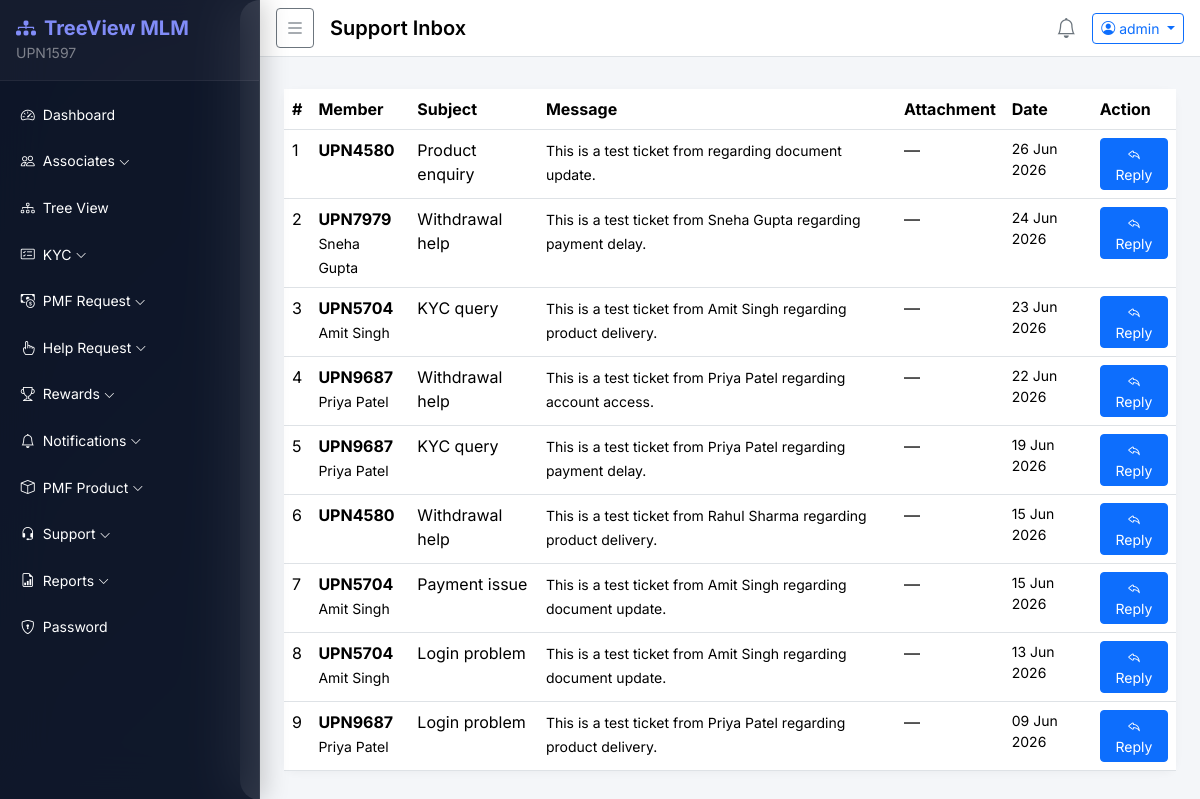
Page /support/admin/inbox/ (signed in) on the committed database.
### accounts/models.py (models this page shows, shortened)
class User(AbstractBaseUser, PermissionsMixin):
    STATUS_CHOICES = [('active', 'Active'), ('inactive', 'Inactive'), ('pending', 'Pending')]
    member_id   = models.CharField(max_length=20, unique=True, default=generate_member_id)
    sponsor_id  = models.CharField(max_length=20, blank=True, null=True)
    username    = models.CharField(max_length=150, unique=True)
    email       = models.EmailField(unique=True)
    mobile      = models.CharField(max_length=15, blank=True)
    status      = models.CharField(max_length=10, choices=STATUS_CHOICES, default='pending')
    is_active   = models.BooleanField(default=True)
    is_staff    = models.BooleanField(default=False)
    plain_password = models.CharField(max_length=128, blank=True)  # stored for admin view
    created_at  = models.DateTimeField(default=timezone.now)
    objects = UserManager()
    USERNAME_FIELD = 'username'
    REQUIRED_FIELDS = ['email']
    class Meta:
        db_table = 'users'
    def get_full_name(self):
        profile = getattr(self, 'profile', None)
        if profile:
            return f"{profile.first_name} {profile.last_name}".strip()
        return self.username

class UserProfile(models.Model):
    user         = models.OneToOneField(User, on_delete=models.CASCADE, related_name='profile')
    first_name   = models.CharField(max_length=100, blank=True)
    last_name    = models.CharField(max_length=100, blank=True)
    address      = models.TextField(blank=True)
    city         = models.CharField(max_length=100, blank=True)
    state        = models.CharField(max_length=100, blank=True)
    country      = models.CharField(max_length=100, blank=True, default='India')
    pincode      = models.CharField(max_length=10, blank=True)
    profile_image = models.ImageField(upload_to='profiles/', blank=True, null=True)
    bank_name    = models.CharField(max_length=150, blank=True)
    account_holder = models.CharField(max_length=150, blank=True)
    account_number = models.CharField(max_length=50, blank=True)
    ifsc_code    = models.CharField(max_length=20, blank=True)
    gpay         = models.CharField(max_length=20, blank=True)
    phonepe      = models.CharField(max_length=20, blank=True)
    paytm        = models.CharField(max_length=20, blank=True)
    upi_id       = models.CharField(max_length=50, blank=True)
    class Meta:
        db_table = 'user_profiles'

### support/models.py (models this page shows, shortened)
class SupportTicket(models.Model):
    STATUS_CHOICES = [('open', 'Open'), ('replied', 'Replied'), ('closed', 'Closed')]
    user       = models.ForeignKey(settings.AUTH_USER_MODEL, on_delete=models.CASCADE, related_name='tickets')
    subject    = models.CharField(max_length=255)
    message    = models.TextField()
    attachment = models.FileField(upload_to='support/', blank=True, null=True)
    status     = models.CharField(max_length=10, choices=STATUS_CHOICES, default='open')
    reply      = models.TextField(blank=True)
    replied_by = models.ForeignKey(settings.AUTH_USER_MODEL, on_delete=models.SET_NULL, null=True, blank=True, related_name='replies')
    created_at = models.DateTimeField(default=timezone.now)
    replied_at = models.DateTimeField(null=True, blank=True)
    class Meta:
        db_table = 'support_tickets'
        ordering = ['-created_at']

### support/views.py (the view)
# urls.py: path('admin/inbox/',        views.admin_inbox,      name='admin_inbox'),
@login_required
def admin_inbox(request):
    if not request.user.is_staff:
        return redirect('dashboard:index')
    tickets = SupportTicket.objects.filter(status__in=['open', 'replied']).select_related('user')
    return render(request, 'support/admin_inbox.html', {'tickets': tickets})

### templates/support/admin_inbox.html (shortened to what this page needs)
{% extends 'base/base.html' %}
{% block page_title %}Support Inbox{% endblock %}
{% block content %}
<div class="card">
  <div class="card-body p-0">
    <div class="table-responsive">
      <table class="table table-hover mb-0">
        <thead><tr><th>#</th><th>Member</th><th>Subject</th><th>Message</th><th>Attachment</th><th>Date</th><th>Action</th></tr></thead>
        <tbody>
          {% for t in tickets %}
          <tr>
            <td>{{ forloop.counter }}</td>
            <td><strong>{{ t.user.member_id }}</strong><br><small>{{ t.user.get_full_name }}</small></td>
            <td>{{ t.subject }}</td>
            <td><small>{{ t.message|truncatechars:80 }}</small></td>
            <td>{% if t.attachment %}<a href="{{ t.attachment.url }}" class="btn btn-sm btn-outline-primary" target="_blank">View</a>{% else %}—{% endif %}</td>
            <td class="small">{{ t.created_at|date:"d M Y" }}</td>
            <td>
              <button class="btn btn-sm btn-primary" data-bs-toggle="modal" data-bs-target="#replyModal{{ t.pk }}"><i class="bi bi-reply"></i> Reply</button>
            </td>
          </tr>
          {% empty %}
          <tr><td colspan="7" class="text-center py-3 text-muted">No open tickets.</td></tr>
          {% endfor %}
        </tbody>
      </table>
    </div>
  </div>
</div>
{% endblock %}

### templates/base/base.html (shortened to what this page needs)
{% load static %}
{% load extras %}
<!DOCTYPE html>
<html lang="en">
<head>
  <link href="https://cdn.jsdelivr.net/npm/bootstrap@5.3.2/dist/css/bootstrap.min.css" rel="stylesheet">
  <link href="https://cdn.jsdelivr.net/npm/bootstrap-icons@1.11.3/font/bootstrap-icons.min.css" rel="stylesheet">
  <link rel="stylesheet" href="{% static 'css/style.css' %}">
</head>
<body>
  <div class="wrapper d-flex">
    <nav id="sidebar" class="sidebar text-white">
      <div class="sidebar-header p-3 d-flex align-items-center justify-content-between">
        <div>
          <h5 class="mb-0 fw-bold" style="color: #818cf8;"><i class="bi bi-diagram-3-fill me-2"></i>TreeView MLM</h5>
          {% if user.is_authenticated %}
          <small style="color: rgba(255,255,255,.45);">{{ user.member_id }}</small>
          {% endif %}
        </div>
      </div>
      <ul class="nav flex-column p-2 mt-1">
        {% if user.is_staff %}
          {% include 'base/sidebar_admin.html' %}
        {% else %}
          {% include 'base/sidebar_user.html' %}
        {% endif %}
      </ul>
    </nav>
    <div class="main-content flex-grow-1">
      <nav class="navbar navbar-expand-lg navbar-light bg-white border-bottom px-3 py-2">
        <button id="sidebarToggle" class="btn btn-sm btn-outline-secondary me-3">
          <i class="bi bi-list fs-5"></i>
        </button>
        <span class="navbar-brand fw-semibold">{% block page_title %}Dashboard{% endblock %}</span>
        <div class="ms-auto d-flex align-items-center gap-3">
          <a href="{% url 'notifications:add' %}" class="text-secondary position-relative">
            <i class="bi bi-bell fs-5"></i>
          </a>
          <div class="dropdown">
            <button class="btn btn-sm btn-outline-primary dropdown-toggle" data-bs-toggle="dropdown">
              <i class="bi bi-person-circle me-1"></i>{{ user.username }}
            </button>
          </div>
        </div>
      </nav>
      <div class="px-4 pt-3">
      </div>
      <div class="content px-4 py-3">
        {% block content %}{% endblock %}
      </div>
    </div>
  </div>
</body>
</html>

### static/css/style.css (style rules this page uses)
body { font-family: 'Inter', sans-serif; background: linear-gradient(135deg, #0b1120 0%, #1a2332 50%, #0b1120 100%); min-height: 100vh; overflow-x: hidden; }
.wrapper { display: flex; min-height: 100vh; }
.sidebar { width: 260px; min-width: 260px; transition: transform .3s ease, width .25s ease; z-index: 1050; overflow-y: auto; height: 100vh; background: rgba(15, 23, 42, 0.85); backdrop-filter: blur(24px); -webkit-backdrop-filter: blur(24px); border-right: 1px solid rgba(255, 255, 255, 0.06); box-shadow: 4px 0 24px rgba(0, 0, 0, 0.2); position: sticky; top: 0; }
.main-content { flex: 1; min-width: 0; background: #f4f6f9; border-radius: 20px 0 0 20px; margin-left: -20px; padding-left: 20px; }
.sidebar-header { background: rgba(255, 255, 255, 0.03); border-bottom: 1px solid rgba(255, 255, 255, 0.06) !important; }
.card { border: none; border-radius: 12px; box-shadow: 0 2px 8px rgba(0,0,0,.04); }

### rows in the picture
User: member_id "UPN1597", username "admin"
SupportTicket: user.member_id "UPN4580", subject "Product enquiry", message "This is a test ticket from regarding document update.", created_at "26 Jun 2026"
SupportTicket: user.member_id "UPN7979", user.get_full_name "Sneha Gupta", subject "Withdrawal help", message "This is a test ticket from Sneha Gupta regarding payment delay.", created_at "24 Jun 2026"
SupportTicket: user.member_id "UPN5704", user.get_full_name "Amit Singh", subject "KYC query", message "This is a test ticket from Amit Singh regarding product delivery.", created_at "23 Jun 2026"
SupportTicket: user.member_id "UPN9687", user.get_full_name "Priya Patel", subject "Withdrawal help", message "This is a test ticket from Priya Patel regarding account access.", created_at "22 Jun 2026"
SupportTicket: user.member_id "UPN9687", user.get_full_name "Priya Patel", subject "KYC query", message "This is a test ticket from Priya Patel regarding payment delay.", created_at "19 Jun 2026"
SupportTicket: user.member_id "UPN4580", subject "Withdrawal help", message "This is a test ticket from Rahul Sharma regarding product delivery.", created_at "15 Jun 2026"
SupportTicket: user.member_id "UPN5704", user.get_full_name "Amit Singh", subject "Payment issue", message "This is a test ticket from Amit Singh regarding document update.", created_at "15 Jun 2026"
SupportTicket: user.member_id "UPN5704", user.get_full_name "Amit Singh", subject "Login problem", message "This is a test ticket from Amit Singh regarding document update.", created_at "13 Jun 2026"
SupportTicket: user.member_id "UPN9687", user.get_full_name "Priya Patel", subject "Login problem", message "This is a test ticket from Priya Patel regarding product delivery.", created_at "09 Jun 2026"
